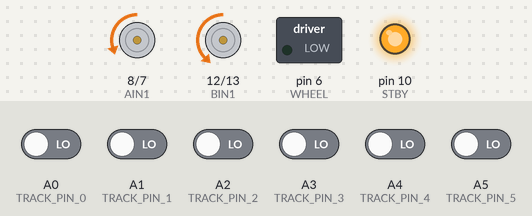
The sketch below on a simulated Arduino Nano, built with avr-gcc and run on an emulated ATmega328P. Shown: motor-driver pin pairs drawn as motors (green arrow = first pin HIGH = forward, orange = second pin HIGH = backward, longer = more drive, scaled by the enable pin, stopped while the standby pin is LOW), switched loads named in the sketch (green lamp = pin HIGH), output pins drawn as LEDs (lit = HIGH). The test bench sets the inputs (shaded band); at power-on: A0 (TRACK_PIN_0), A1 (TRACK_PIN_1), A2 (TRACK_PIN_2), A3 (TRACK_PIN_3), A4 (TRACK_PIN_4), A5 (TRACK_PIN_5) LOW. What the sketch prints to the serial monitor is not drawn.

Above: at 9.9 s.
10.0 s: A0 (TRACK_PIN_0) driven HIGH
At 10.5 s:
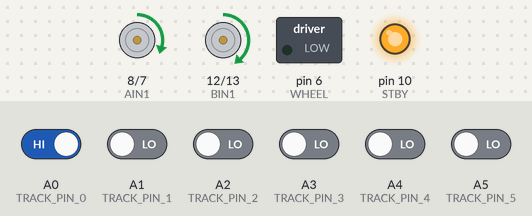
11.7 s: A2 (TRACK_PIN_2) driven HIGH
At 12.9 s:
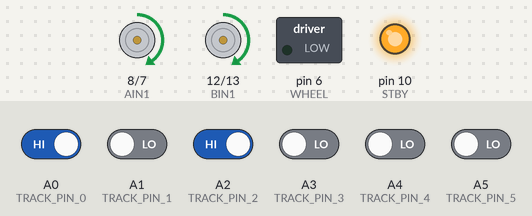
13.2 s: A1 (TRACK_PIN_1) driven HIGH
At 14.0 s:
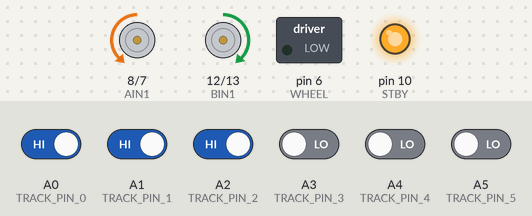
14.7 s: A1 (TRACK_PIN_1) driven LOW
At 15.2 s:
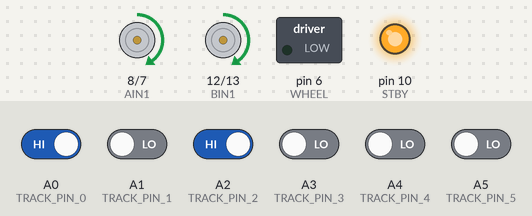
16.2 s: A0 (TRACK_PIN_0) driven LOW
At 17.4 s:
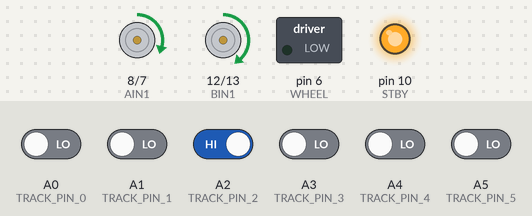
17.7 s: A2 (TRACK_PIN_2) driven LOW and A5 (TRACK_PIN_5) driven HIGH
At 18.7 s:
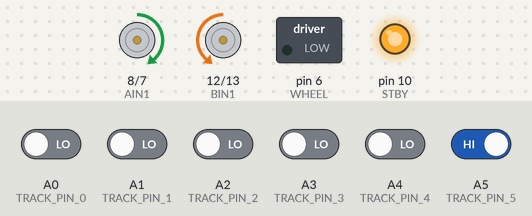
Timing chart, 0 to 20.2 s (numbered marks = the images above; inputs shaded):
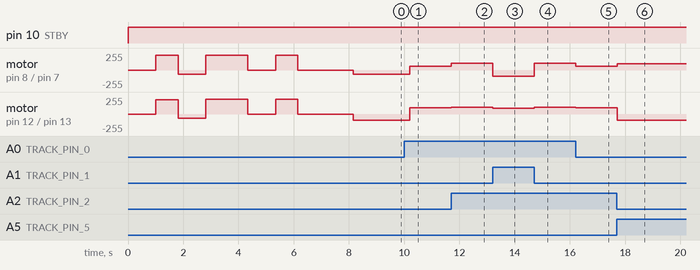

The sketch:

main.ino
```cpp
#include <Arduino.h>
#include "Motor.h"
#include "Track.h"
#include "Servo.h"

/*已完成部分*/

void setup()
{
  Serial.begin(9600); //调试串口初始化
  Motor_Init();       //电机初始化
  Track_Init();      //循迹初始化
  // Servo_Init();       //舵机初始化
  //int num =0;         //循迹次数初始化
   black = 0;          //初始化寻全黑状态位为0  0为开始寻迹


  /*开始运行*/
  delay(1000);


  //走过第一个T字路口  —— 栅格前
  Motor_Forward(220, 215);
  delay(800);


  /*栅格操作*/
Motor_Fallback(60, 60);
 Serial.println("倒车");
    delay(1000);
    Motor_Forward(220,220);
    delay(1500);
    Motor_Stop();
   Serial.println("预备");
    delay(1000);
    Motor_Forward(90, 90);
   Serial.println("直行");
    delay(800);
    Motor_Stop();
    delay(2000);


  /*循迹到第一个十字路口*/
  /*过栅格后 U形隧道*/
  black = 0;
  while(black == 0)
  {
    Track();
  }
  delay(2000);
  Motor_Left(90,90);
  delay(400);
  Motor_Stop();   //寻到全黑就停车
  delay(400);
  black = 0;

  /*循迹到第二个十字路口*/
  /*过方形隧道*/
 while(black == 0)
  {
    Track();
  }

   delay(1000);
 Motor_Left(90,90);
   delay(600);

   Motor_Stop();   //寻到全黑就停车
  delay(400);

    black = 0;
  while(black == 0)
  {
    Track();
  }

 black = 0;
/***********************************************************/


/*未完成部分
*****************************************************
  // /*左转走U型隧道*/
  // Motor_Forward(200, 200);
  // delay(20);
  // Motor_Left(200, 200);
  // delay(550);
  // Motor_Stop();
//***************************************************

  // //循迹到第二个十字路口  —— 循迹经过U型隧道
  // while(black == 0)  {
  //   Track();
  // }
  // delay(2000);
  // Motor_Stop();   //寻到全黑就停车
  // black = 0;

  // /*左转走方型隧道*/
  // Motor_Forward(200, 200);
  // delay(20);
  // Motor_Left(200, 200);
  // delay(550);
  // Motor_Stop();

  // //循迹到第三个十字路口  —— 循迹经过方形型隧道
  // while(black == 0)  {
  //   Track();
  // }
  // delay(2000);
  // Motor_Stop();   //寻到全黑就停车
  // black = 0;

  // /*左转走石块地形*/
  // Motor_Forward(200, 200);
  // delay(20);
  // Motor_Left(200, 200);
  // delay(550);
  // Motor_Stop();

  // /*走石块地形*/

  // //循迹到第四个十字路口  —— 循迹经过石块地形
  // while(black == 0)  {
  //   Track();
  // }
  // delay(2000);
  // Motor_Stop();   //寻到全黑就停车
  // black = 0;

  // /*右转走小型阶梯*/
  // Motor_Forward(200, 200);
  // delay(20);
  // Motor_Right(200, 200);
  // delay(550);
  // Motor_Stop();

  // /*走小型阶梯*/

  // //循迹到第五个十字路口  —— 循迹经过方形型隧道
  // while(black == 0)  {
  //   Track();
  // }
  // delay(2000);
  // Motor_Stop();   //寻到全黑就停车
  // black = 0;

  // /*直行走防滑带*/
  // Motor_Forward(200, 200);
  // delay(200);
  // Motor_Stop();

  // //循迹到第六个十字路口  —— 循迹经过防滑带
  // while(black == 0)  {
  //   Track();
  // }
  // delay(2000);
  // Motor_Stop();   //寻到全黑就停车
  // black = 0;

  // /*右转走小型阶梯*/
  // Motor_Forward(200, 200);
  // delay(20);
  // Motor_Right(200, 200);
  // delay(550);
  // Motor_Stop();

  // /*上窄桥*/
  // num = 70;
  // while(num --)  {
  //   Track();
  // }
  // Motor_Stop();
  // delay(1500);

  // Motor_Forward(205, 200);
  // delay(1700);
  // Motor_Stop();

  // /*右转上平台*/
  // delay(1000);
  // Motor_Forward(200, 200);
  // delay(20);
  // Motor_Right(200, 200);
  // delay(850);
  // Motor_Stop();

  // /*到达平台中心*/
  // Motor_Forward(200, 200);
  // delay(2500);
  // Motor_Stop();

  // /*左转到大型阶梯*/
  // Motor_Forward(200, 200);
  // delay(20);
  // Motor_Left(200, 200);
  // delay(550);
  // Motor_Stop();

  // /*上大型阶梯*/
  // delay(1000);
  // Motor_Forward(200, 200);
  // delay(2800);
  // Motor_Stop();

  // /*右转走下型阶梯*/
  // Motor_Forward(200, 200);
  // delay(20);
  // Motor_Right(200, 200);
  // delay(850);
  // Motor_Stop();

  // /*下大型阶梯*/
  // Motor_Forward(200, 200);
  // delay(1500);
  // Motor_Stop();

  // //循迹到第八个十字路口  —— 循迹通过大型阶梯
  // while(black == 0)  {
  //   Track();
  // }
  // delay(2000);
  // Motor_Stop();   //寻到全黑就停车
  // black = 0;

  // /*右转走草地*/
  // Motor_Forward(200, 200);
  // delay(20);
  // Motor_Right(200, 200);
  // delay(550);
  // Motor_Stop();

  // //循迹到第九个十字路口  —— 循迹通过草地
  // while(black == 0)  {
  //   Track();
  // }
  // delay(2000);
  // Motor_Stop();   //寻到全黑就停车
  // black = 0;

  // //直行走减速带
  // Motor_Forward(200, 200);
  // delay(400);
  // Motor_Stop();

  // //循迹到第十个十字路口  —— 循迹通过减速带
  // while(black == 0)  {
  //   Track();
  // }
  // delay(2000);
  // Motor_Stop();   //寻到全黑就停车
  // black = 0;

  // //直行到达终点
  // Motor_Forward(200, 200);
  // delay(2000);
  // Motor_Stop();

}

void loop() {
  //循迹到第三个十字路口  —— 循迹经过U型隧道
  while (black == 0)
  {
    Track();
  }

  // delay(2000);
  //Motor_Stop();   //寻到全黑就停车
  // black = 0;
}
```

Motor.cpp
```cpp
/*
文件名: Motor.cpp
描述: TB6612电机驱动
*/
#include "Motor.h"


/*
函数名称：Motor_Init
函数功能：电机初始化
*/
void Motor_Init()
{
  pinMode(PWMA,OUTPUT);
  pinMode(AIN1,OUTPUT);
  pinMode(AIN2,OUTPUT);
  pinMode(PWMB,OUTPUT);
  pinMode(BIN1,OUTPUT);
  pinMode(BIN2,OUTPUT);
  pinMode(STBY,OUTPUT);
  digitalWrite(STBY,HIGH);
  pinMode(WHEEL,OUTPUT);
}


/*
函数名称：Motor_Forward
函数功能：驱动向前
形    参：左轮速度, 右轮速度
备    注：速度范围 0-255
*/
void Motor_Forward(int Left_Speed, int Right_Speed)
{
  analogWrite(PWMA,Left_Speed);
  analogWrite(PWMB,Right_Speed);
  digitalWrite(AIN1,HIGH);
  digitalWrite(AIN2,LOW);
  digitalWrite(BIN1,HIGH);
  digitalWrite(BIN2,LOW);
  delay(10);
}


/*
函数名称：Motor_Fallback
函数功能：驱动向后
形    参：左轮速度, 右轮速度
速度范围 0-255
*/
void Motor_Fallback(int Left_Speed, int Right_Speed)
{
  analogWrite(PWMA,Left_Speed);
  analogWrite(PWMB,Right_Speed);
  digitalWrite(AIN1,LOW);
  digitalWrite(AIN2,HIGH);
  digitalWrite(BIN1,LOW);
  digitalWrite(BIN2,HIGH);
  delay(10);
}


/*
函数名称：Motor_Left
函数功能：驱动向左
形    参：左轮速度, 右轮速度
速度范围 0-255
*/
void Motor_Left(int Left_Speed, int Right_Speed)
{
  // 左轮反转（后退）

  analogWrite(PWMA, Left_Speed);
  digitalWrite(AIN1, LOW);
  digitalWrite(AIN2, HIGH);

  // 右轮正转（前进）
  analogWrite(PWMB, Right_Speed);
  digitalWrite(BIN1, HIGH);
  digitalWrite(BIN2, LOW);

  delay(10);
}


/*
函数名称：Motor_Right
函数功能：驱动向右
形    参：左轮速度, 右轮速度
速度范围 0-255
*/
void Motor_Right(int Left_Speed, int Right_Speed)
{
  // 左轮正转（前进）

  analogWrite(PWMA, Left_Speed);
  digitalWrite(AIN1, HIGH);
  digitalWrite(AIN2, LOW);

  // 右轮反转（后退）

  analogWrite(PWMB, Right_Speed);
  digitalWrite(BIN1, LOW);
  digitalWrite(BIN2, HIGH);

  delay(10);
}


/*
函数名称：Motor_Stop
函数功能：电机停止转动
*/
void Motor_Stop()
{
  analogWrite(PWMA,0);
  analogWrite(PWMB,0);
  digitalWrite(AIN1,LOW);
  digitalWrite(AIN2,LOW);
  digitalWrite(BIN1,LOW);
  digitalWrite(BIN2,LOW);
  delay(10);
}


/*
函数名称：Track
函数功能：循迹
*/
void Track()
{
    int sensor = Get_Track_State();  // 获取当前的循迹状态，范围是 -3 到 3

   switch (sensor)
   {
    case 0:  // 直行状态
        Motor_Forward(100, 100);  // 稍微提高直行速度
        break;
    case 1:  // 轻微向右调整
        Motor_Forward(85, 50);  // 右侧减速，左侧保持速度，轻微向右调整
        break;
    case 2:  // 中幅向右转
        Motor_Right(95, 95);  // 左侧正转，右侧反转，中幅向右调整
        break;
    case 3:  // 大幅向右转
        Motor_Right(150, 150);  // 左侧快速正转，右侧快速反转，大幅向右转
        break;
    case -1:  // 轻微向左调整
        Motor_Forward(58, 93);  // 左侧减速，右侧保持速度，轻微向左调整
        break;
    case -2:  // 中幅向左转
        Motor_Left(90, 90);  // 左侧反转，右侧正转，中幅向左调整
        break;
    case -3:  // 大幅向左转
        Motor_Left(150, 150);  // 左侧快速反转，右侧快速正转，大幅向左转
        break;
    case 4:  // 停车状态
        Motor_Stop();  // 停止电机
        break;
    case 5:  // 倒车状态
        Motor_Fallback(60, 60);  // 倒车速度
        delay(500);
        break;
    default:
        Motor_Stop();  // 如果是未知状态，默认停车
        break;
  }

}
```

Motor.h
```cpp
/*
文件名: Motor.h
描述: TB6612电机驱动
*/

#ifndef __MOTOR_H
#define __MOTOR_H

#include <Arduino.h>
#include "Track.h"

#define PWMA 9      //左轮PWM调速
#define AIN1 8      //左轮正反控制
#define AIN2 7
#define STBY 10     //TB6612控制输入
#define BIN1 12     //右轮正反控制
#define BIN2 13
#define PWMB 11     //右轮PWM调速
#define WHEEL 6     //辅助轮控制

void Motor_Init();
void Motor_Forward(int Left_Speed, int Right_Speed);
void Motor_Fallback(int Left_Speed, int Right_Speed);
void Motor_Left(int Left_Speed, int Right_Speed);
void Motor_Right(int Left_Speed, int Right_Speed);
void Motor_Stop();
void Track();

#endif
```

Servo.cpp
```cpp
/*
文件名: Servo.cpp
描述: 舵机驱动
*/

#include "Servo.h"

Servo servo1;
Servo servo2;

int startAngle = 0;    // 舵机初始角度
int increment = 1;     // 舵机变量递增量
int currentAngle;      // 舵机当前角度参数


/*
函数名称：Servo_Init
函数功能：舵机初始化
*/
void Servo_Init() {
    servo1.attach(3);  // 将前舵机连接到数字引脚 3
    servo2.attach(5);  // 将后舵机连接到数字引脚 5
    currentAngle = startAngle;
}


/*
函数名称：moveServo
函数功能：舵机转动
形    参：舵机变量，转动目标角度
*/
void moveServo(Servo &servo, int targetAngle) {
    while (true) {
        servo.write(currentAngle);
        if (targetAngle > currentAngle)
            currentAngle += increment;
        else
            currentAngle -= increment;
        if (currentAngle == targetAngle) {
            currentAngle = targetAngle;
            break;
        }
        delay(15); // 调整这个延迟可以控制转动速度
    }
}

/*
函数名称：Servo1
函数功能：舵机1转动
形    参：转动角度
*/
void Servo1(int angle) {
    moveServo(servo1, angle);
}


/*
函数名称：Servo2
函数功能：舵机2转动
形    参：转动角度
*/
void Servo2(int angle) {
    moveServo(servo2, angle);
}


/*
函数名称：wheel_state
函数功能：辅助轮转动控制
形    参：状态 0：停止  1：转动
*/
void wheel_state(int state){
  if(state){
    digitalWrite(WHEEL,HIGH);
  }else{
    digitalWrite(WHEEL,LOW);
  }
}
```

Servo.h
```cpp
#ifndef __SERVO_H
#define __SERVO_H

#include <Arduino.h>
#include <Servo.h>
#include "Motor.h"

extern int startAngle;    // 舵机初始角度
extern int increment;     // 舵机变量递增量
extern int currentAngle;      // 舵机当前角度参数

void Servo_Init();
void Servo1(int angle);
void Servo2(int angle);

void wheel_state(int state);

#endif
```

Track.cpp
```cpp
#include "Track.h"
#include "Motor.h"

// 定义阈值，用于判断传感器是否检测到黑线
// const int BLACK_THRESHOLD = 500;
int black;   // 寻到黑线状态

const int NUM_READINGS = 5;  // 进行多次读取的次数
bool sensorReadings[NUM_READINGS][7];  // 调整为7路传感器


/*
函数名称：Track_Init
函数功能：循迹初始化
*/
void Track_Init() {
    pinMode(TRACK_PIN_0, INPUT);
    pinMode(TRACK_PIN_1, INPUT);
    pinMode(TRACK_PIN_2, INPUT);
    pinMode(TRACK_PIN_3, INPUT);
    pinMode(TRACK_PIN_4, INPUT);
    pinMode(TRACK_PIN_5, INPUT);
    pinMode(TRACK_PIN_6, INPUT);
}


/*
函数名称：Get_Track_State
函数功能：获取循迹模块状态
输    出：范围-3 - 3：-3大幅左转 -2中幅左转 -1轻微左转 0直行 1轻微右转 2中幅右转
3大幅右转 4停车
适用于:  7路寻迹
*/
int Get_Track_State() {
    int sensor0 = digitalRead(TRACK_PIN_0);
    int sensor1 = digitalRead(TRACK_PIN_1);
    int sensor2 = digitalRead(TRACK_PIN_2);
    int sensor3 = digitalRead(TRACK_PIN_3);
    int sensor4 = digitalRead(TRACK_PIN_4);
    int sensor5 = digitalRead(TRACK_PIN_5);
    int sensor6 = digitalRead(TRACK_PIN_6);

    // 将传感器状态合并为一个值（利用位移操作）
    sensor0 = sensor0 << 6;
    sensor1 = sensor1 << 5;
    sensor2 = sensor2 << 4;
    sensor3 = sensor3 << 3;
    sensor4 = sensor4 << 2;
    sensor5 = sensor5 << 1;

    int sensor_state = sensor0 + sensor1 + sensor2 + sensor3 + sensor4 + sensor5 + sensor6;

    // 根据合并后的传感器状态判断车辆方向
   if (sensor_state == 0b1111111) {

    Serial.println("全黑状态");
    Motor_Forward(30,30);
    delay(400);
    black = 1;
    return 4;  // 停车

}
  if ( sensor_state == 0b1111100|| sensor_state == 0b1111110) {
    //Serial.println("大幅向左转");
    return -3;  // 大幅向左转
}
  else if (sensor_state == 0b0110000 || sensor_state == 0b1111000 || sensor_state == 0b1101000|| sensor_state == 0b1110000) {
    //Serial.println("中幅向左转");
    return -2;  // 中幅向左转
}
  else if (sensor_state == 0b0010000 || sensor_state == 0b0011000 || sensor_state == 0b0111000|| sensor_state == 0b0111100||sensor_state == 0b1000000|| sensor_state == 0b1100000) {
    //Serial.println("轻微向左转");
    return -1;  // 轻微向左转
}
  else if (sensor_state == 0b0001100 || sensor_state == 0b0000100 || sensor_state == 0b0011100 || sensor_state == 0b0001110) {
    //Serial.println("直行");
    return 0;   // 直行
}
  else if (sensor_state == 0b0000110 || sensor_state == 0b0000011 || sensor_state == 0b0010110 || sensor_state == 0b0011110||sensor_state == 0b0000001 ) {
    //Serial.println("轻微向右转");
    return 1;   // 轻微向右转
}
  else if (sensor_state == 0b0000010 || sensor_state == 0b0000111 || sensor_state == 0b0001111 || sensor_state == 0b0010111 ) {
    //Serial.println("中幅向右转");
    return 2;   // 中幅向右转
}
  else if ( sensor_state == 0b0000011 || sensor_state == 0b0001011 || sensor_state == 0b0001111|| sensor_state == 0b0111111||sensor_state == 0b0011111) {
    //Serial.println("大幅向右转");
    return 3;   // 大幅向右转
  }
  else if (sensor_state == 0b0000000|| sensor_state == 0b1001111|| sensor_state == 0b01111001) {
    //Serial.println("倒车");
    return 5;  // 倒车
  }
   else {
    //Serial.println("未知状态");
    return 0;  // 出现未知状态时默认停车
   }
}
```

Track.h
```cpp
/*
文件名: Track.h
描述: TB6612电机驱动
*/

#ifndef __TRACK_H
#define __TRACK_H

#include <Arduino.h>

#define TRACK_PIN_0 A0
#define TRACK_PIN_1 A1
#define TRACK_PIN_2 A2
#define TRACK_PIN_3 A3
#define TRACK_PIN_4 A4
#define TRACK_PIN_5 A5
#define TRACK_PIN_6 A6


extern int black;   //寻到黑线状态    0：未全黑   1：全黑

void Track_Init();
int Get_Track_State();

#endif
```

Measured:
- after the input at 10.0 s, motor on pin 8 (AIN1) / pin 7 (AIN2): backward 60/255 → forward 58/255 after 0.20 s; motor on pin 12 (BIN1) / pin 13 (BIN2): backward 90/255 → forward 93/255 after 0.20 s
- after the input at 11.7 s, motor on pin 8 (AIN1) / pin 7 (AIN2): forward 58/255 → forward 100/255 at once; motor on pin 12 (BIN1) / pin 13 (BIN2): forward 93/255 → forward 100/255 at once
- after the input at 13.2 s, motor on pin 8 (AIN1) / pin 7 (AIN2): forward 100/255 → backward 90/255 at once; motor on pin 12 (BIN1) / pin 13 (BIN2): forward 100/255 → forward 90/255 at once
- after the input at 14.7 s, motor on pin 8 (AIN1) / pin 7 (AIN2): backward 90/255 → forward 100/255 at once; motor on pin 12 (BIN1) / pin 13 (BIN2): forward 90/255 → forward 100/255 at once
- after the input at 16.2 s, motor on pin 8 (AIN1) / pin 7 (AIN2): forward 100/255 → forward 58/255 at once; motor on pin 12 (BIN1) / pin 13 (BIN2): forward 100/255 → forward 93/255 at once
- after the input at 17.7 s, motor on pin 8 (AIN1) / pin 7 (AIN2): forward 58/255 → forward 95/255 at once; motor on pin 12 (BIN1) / pin 13 (BIN2): forward 93/255 → backward 95/255 at once
